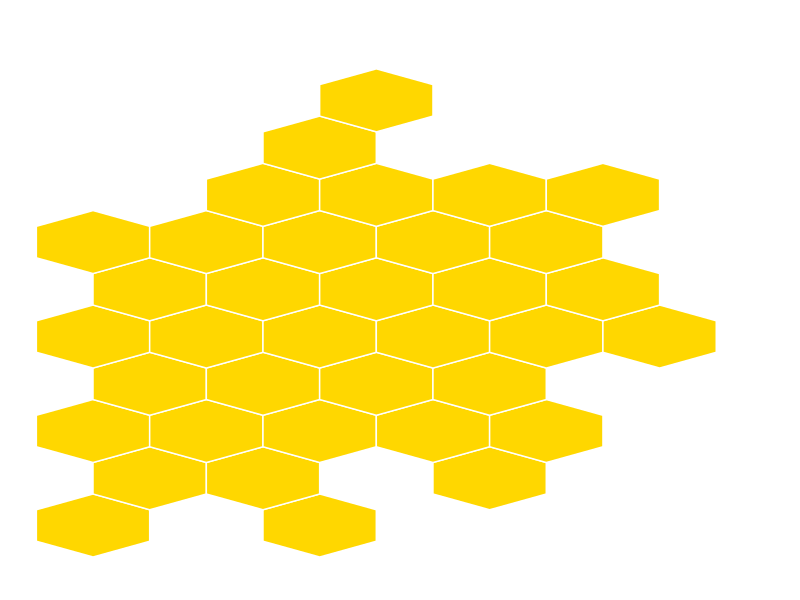
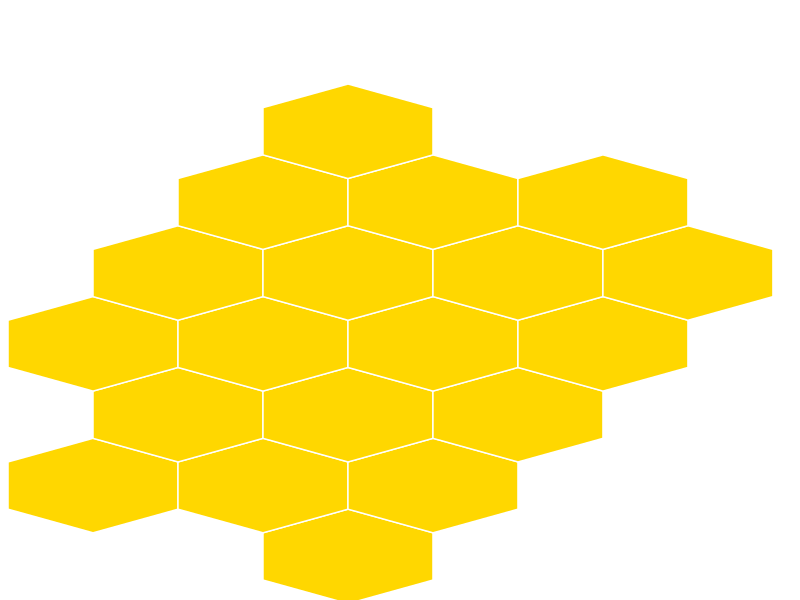
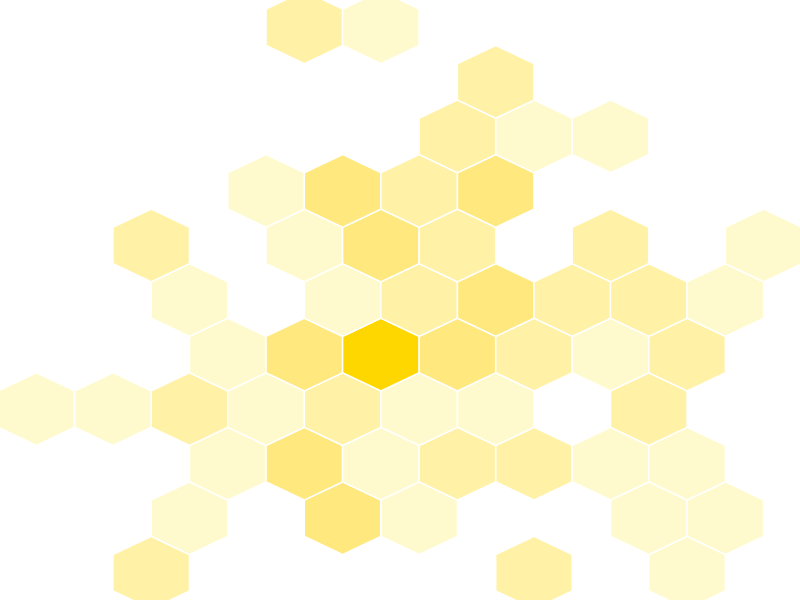
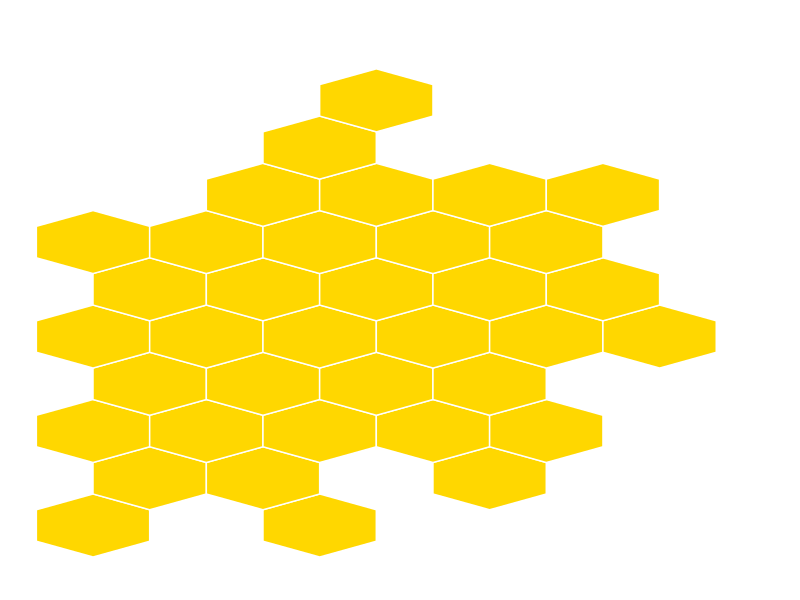
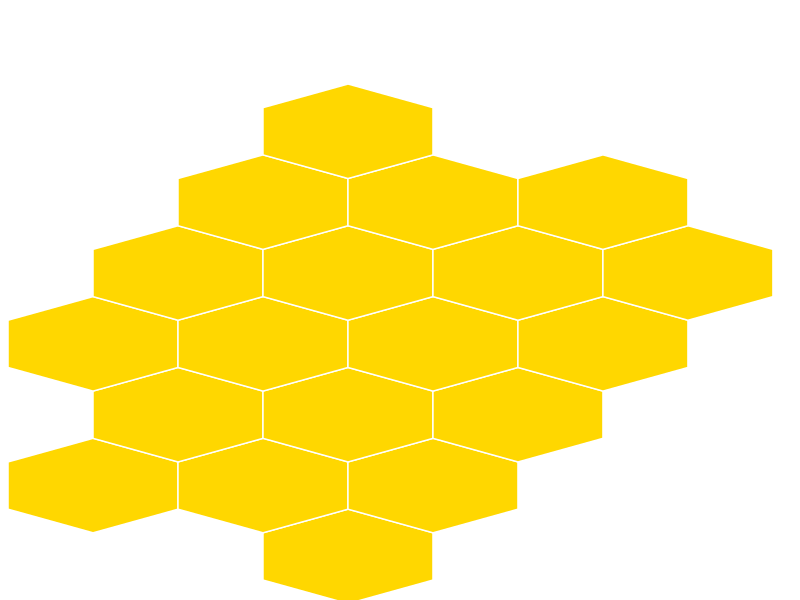
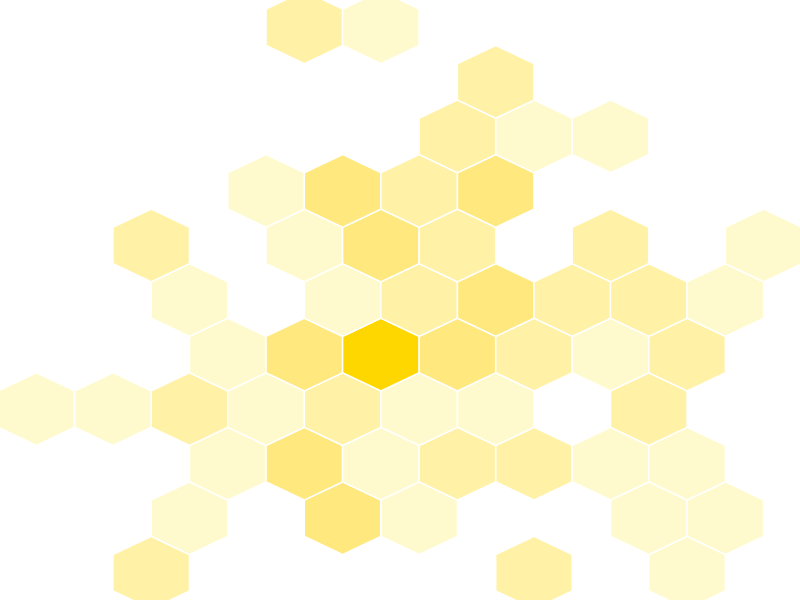
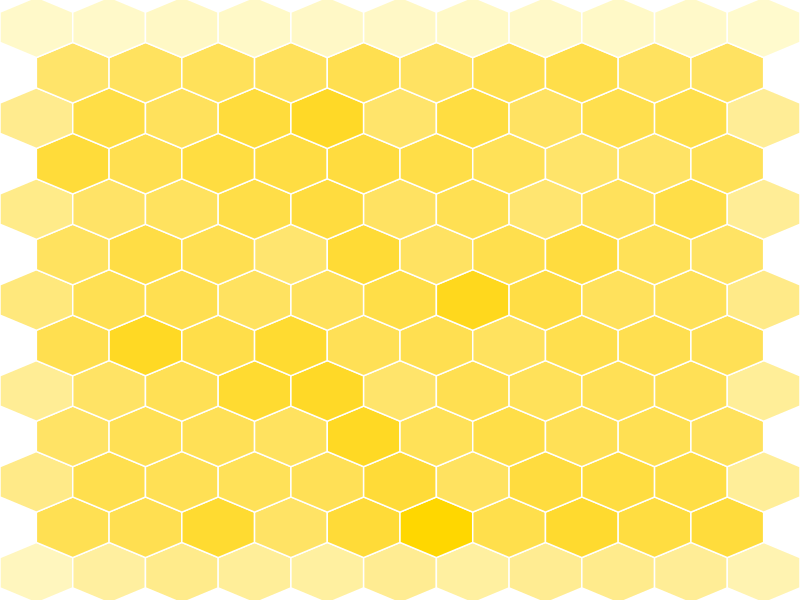

Reproduce these figures in R, in order.
## ---- chunk 1
library(ggplot2)
set.seed(222) #123 isn't bad
data <- data.frame(x = rnorm(100, mean = 0, sd = 0.04),  # Tighter cluster around 0
                   y = rnorm(100, mean = 0, sd = 0.04))  # Tighter cluster around 0

# Filter out extreme points
data <- data[data$x > -0.1 & data$x < 0.1 & data$y > -0.1 & data$y < 0.1, ]

# Create plt with  gold yellow hexagons
hc <-ggplot(data, aes(x = x, y = y)) +
  geom_hex(aes(fill = ..count..), color = "white", binwidth = c(0.02, 0.02)) + # Specify binwidth for larger hexagons
  scale_fill_gradient(low = "#FFD700", high = "#FFD700") +
  theme_void()+theme(legend.position= "none") + xlim(c(-0.04,max(data$x))) + ylim(c(-.1, 0.1))
hc

ggsave("resources/images/small_hc_solid2.png", hc, width = 5.41, height = 5.41) #save the hex

## ---- chunk 2
library(ggplot2)
set.seed(222) #123 isn't bad
data <- data.frame(x = rnorm(100, mean = 0, sd = 0.04),  # Tighter cluster around 0
                   y = rnorm(100, mean = 0, sd = 0.04))  # Tighter cluster around 0

# Filter out extreme points
data <- data[data$x > -0.1 & data$x < 0.1 & data$y > -0.1 & data$y < 0.1, ]

# Create plt with  gold yellow hexagons
hc <-ggplot(data, aes(x = x, y = y)) +
  geom_hex(aes(fill = ..count..), color = "white", binwidth = c(0.03, 0.03)) + # Specify binwidth for larger hexagons
  scale_fill_gradient(low = "#FFD700", high = "#FFD700") +
  theme_void()+theme(legend.position= "none") + xlim(c(-0.04,max(data$x))) + ylim(c(-.1, 0.1))
hc

ggsave("resources/images/small_hc_solid3.png", hc, width = 5.41, height = 5.41) #save the hex
## ---- chunk 3
set.seed(123)
data <- data.frame(x = rnorm(100, mean = 0, sd = 0.05),  # Tighter cluster around 0
                   y = rnorm(100, mean = 0, sd = 0.05))  # Tighter cluster around 0

# Filter out extreme points
data <- data[data$x > -0.1 & data$x < 0.1 & data$y > -0.1 & data$y < 0.1, ]

# Create a ggplot with larger gold yellow hexagons
hc <-ggplot(data, aes(x = x, y = y)) +
  geom_hex(aes(fill = ..count..), color = "white", binwidth = c(0.02, 0.02)) + # Specify binwidth for larger hexagons
  scale_fill_gradient(low = "#FFFACD", high = "#FFD700") + # Gold yellow color
  theme_void()+theme(legend.position= "none")
hc

ggsave("resources/images/small_hc_gradient.png", hc) #save the hex
## ---- chunk 4
set.seed(123)
data <- data.frame(x = runif(10000, min = -0.1, max = 0.1),  # Uniform distribution
                   y = runif(10000, min = -0.1, max = 0.1),  d = runif(10000, min = -0.1, max = 0.1) )  # Uniform distribution

# Create a ggplot with larger gold yellow hexagons
hc <-ggplot(data, aes(x = x, y = y, fill =d)) +
  geom_hex(aes(fill = ..count..), color = "white", binwidth = c(0.02, 0.02)) + # Specify binwidth for hexagons
  scale_fill_gradient(low = "#FFFACD", high = "#FFD700") + # Gold yellow color
  theme_void() + theme(legend.position= "none")

ggsave("resources/images/grid_hc_gradient.png", hc) 
